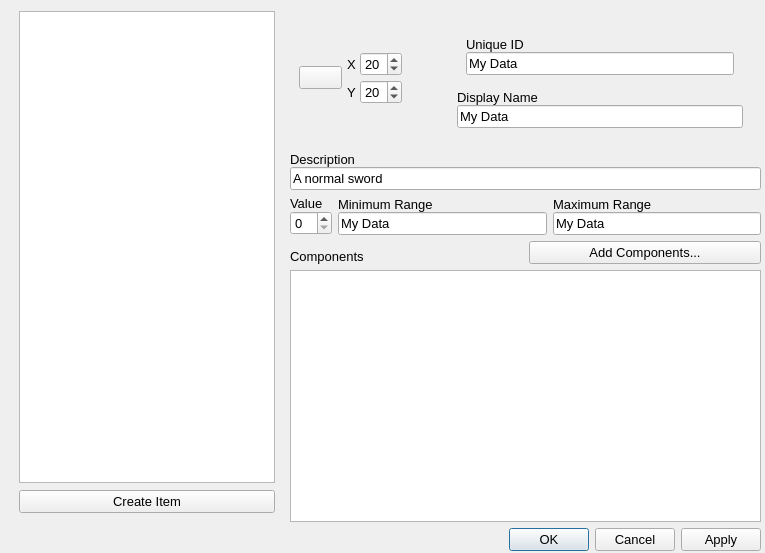
<?xml version="1.0" encoding="UTF-8"?>
<ui version="4.0">
 <class>Dialog</class>
 <widget class="QDialog" name="Dialog">
  <property name="geometry">
   <rect>
    <x>0</x>
    <y>0</y>
    <width>765</width>
    <height>553</height>
   </rect>
  </property>
  <property name="font">
   <font>
    <pointsize>10</pointsize>
    <weight>50</weight>
    <bold>false</bold>
   </font>
  </property>
  <property name="windowTitle">
   <string>Dialog</string>
  </property>
  <widget class="QWidget" name="">
   <property name="geometry">
    <rect>
     <x>10</x>
     <y>10</y>
     <width>751</width>
     <height>541</height>
    </rect>
   </property>
   <layout class="QVBoxLayout" name="verticalLayout_9">
    <item>
     <layout class="QHBoxLayout" name="horizontalLayout_2">
      <item>
       <widget class="QWidget" name="collection" native="true">
        <property name="sizePolicy">
         <sizepolicy hsizetype="Fixed" vsizetype="Preferred">
          <horstretch>0</horstretch>
          <verstretch>0</verstretch>
         </sizepolicy>
        </property>
        <layout class="QVBoxLayout" name="verticalLayout_2">
         <property name="spacing">
          <number>7</number>
         </property>
         <property name="topMargin">
          <number>1</number>
         </property>
         <item>
          <widget class="QListView" name="view"/>
         </item>
         <item>
          <widget class="QPushButton" name="create_button">
           <property name="text">
            <string>Create Item</string>
           </property>
          </widget>
         </item>
        </layout>
       </widget>
      </item>
      <item>
       <layout class="QVBoxLayout" name="verticalLayout_5">
        <item>
         <widget class="QFrame" name="">
          <property name="sizePolicy">
           <sizepolicy hsizetype="Preferred" vsizetype="Fixed">
            <horstretch>0</horstretch>
            <verstretch>0</verstretch>
           </sizepolicy>
          </property>
          <layout class="QHBoxLayout" name="top_section">
           <item>
            <widget class="QWidget" name="item_icon" native="true">
             <layout class="QHBoxLayout" name="horizontalLayout">
              <property name="spacing">
               <number>5</number>
              </property>
              <property name="leftMargin">
               <number>0</number>
              </property>
              <property name="topMargin">
               <number>0</number>
              </property>
              <property name="rightMargin">
               <number>0</number>
              </property>
              <property name="bottomMargin">
               <number>0</number>
              </property>
              <item>
               <widget class="QPushButton" name="icon_button">
                <property name="baseSize">
                 <size>
                  <width>64</width>
                  <height>64</height>
                 </size>
                </property>
                <property name="text">
                 <string/>
                </property>
                <property name="icon">
                 <iconset>
                  <normaloff>../../sprites/faction_icons/BanditEmblem.png</normaloff>../../sprites/faction_icons/BanditEmblem.png</iconset>
                </property>
                <property name="iconSize">
                 <size>
                  <width>64</width>
                  <height>64</height>
                 </size>
                </property>
                <property name="flat">
                 <bool>false</bool>
                </property>
               </widget>
              </item>
              <item>
               <layout class="QFormLayout" name="position_form">
                <property name="fieldGrowthPolicy">
                 <enum>QFormLayout::ExpandingFieldsGrow</enum>
                </property>
                <property name="formAlignment">
                 <set>Qt::AlignLeading|Qt::AlignLeft|Qt::AlignVCenter</set>
                </property>
                <property name="horizontalSpacing">
                 <number>4</number>
                </property>
                <property name="verticalSpacing">
                 <number>4</number>
                </property>
                <item row="0" column="0">
                 <widget class="QLabel" name="label_2">
                  <property name="font">
                   <font>
                    <pointsize>10</pointsize>
                    <weight>50</weight>
                    <bold>false</bold>
                   </font>
                  </property>
                  <property name="text">
                   <string>X</string>
                  </property>
                 </widget>
                </item>
                <item row="0" column="1">
                 <widget class="QSpinBox" name="x_edit">
                  <property name="value">
                   <number>20</number>
                  </property>
                 </widget>
                </item>
                <item row="2" column="0">
                 <widget class="QLabel" name="label_4">
                  <property name="font">
                   <font>
                    <pointsize>10</pointsize>
                    <weight>50</weight>
                    <bold>false</bold>
                   </font>
                  </property>
                  <property name="text">
                   <string>Y</string>
                  </property>
                 </widget>
                </item>
                <item row="2" column="1">
                 <widget class="QSpinBox" name="y_edit">
                  <property name="value">
                   <number>20</number>
                  </property>
                 </widget>
                </item>
               </layout>
              </item>
             </layout>
            </widget>
           </item>
           <item>
            <spacer name="horizontalSpacer">
             <property name="orientation">
              <enum>Qt::Horizontal</enum>
             </property>
             <property name="sizeType">
              <enum>QSizePolicy::Fixed</enum>
             </property>
             <property name="sizeHint" stdset="0">
              <size>
               <width>40</width>
               <height>10</height>
              </size>
             </property>
            </spacer>
           </item>
           <item>
            <widget class="QWidget" name="" native="true">
             <property name="sizePolicy">
              <sizepolicy hsizetype="Preferred" vsizetype="Fixed">
               <horstretch>0</horstretch>
               <verstretch>0</verstretch>
              </sizepolicy>
             </property>
             <layout class="QVBoxLayout" name="name_section">
              <item>
               <widget class="QWidget" name="nid_box" native="true">
                <property name="sizePolicy">
                 <sizepolicy hsizetype="Preferred" vsizetype="Fixed">
                  <horstretch>0</horstretch>
                  <verstretch>0</verstretch>
                 </sizepolicy>
                </property>
                <layout class="QVBoxLayout" name="verticalLayout">
                 <property name="spacing">
                  <number>0</number>
                 </property>
                 <item>
                  <widget class="QLabel" name="label">
                   <property name="enabled">
                    <bool>true</bool>
                   </property>
                   <property name="sizePolicy">
                    <sizepolicy hsizetype="Preferred" vsizetype="Fixed">
                     <horstretch>0</horstretch>
                     <verstretch>0</verstretch>
                    </sizepolicy>
                   </property>
                   <property name="font">
                    <font>
                     <pointsize>10</pointsize>
                     <weight>50</weight>
                     <bold>false</bold>
                    </font>
                   </property>
                   <property name="frameShape">
                    <enum>QFrame::NoFrame</enum>
                   </property>
                   <property name="frameShadow">
                    <enum>QFrame::Plain</enum>
                   </property>
                   <property name="text">
                    <string>Unique ID</string>
                   </property>
                  </widget>
                 </item>
                 <item>
                  <widget class="QLineEdit" name="nid_edit">
                   <property name="font">
                    <font>
                     <pointsize>10</pointsize>
                     <weight>50</weight>
                     <bold>false</bold>
                    </font>
                   </property>
                   <property name="text">
                    <string>My Data</string>
                   </property>
                   <property name="frame">
                    <bool>true</bool>
                   </property>
                   <property name="clearButtonEnabled">
                    <bool>false</bool>
                   </property>
                  </widget>
                 </item>
                </layout>
               </widget>
              </item>
              <item>
               <widget class="QWidget" name="name_box" native="true">
                <property name="sizePolicy">
                 <sizepolicy hsizetype="Preferred" vsizetype="Fixed">
                  <horstretch>0</horstretch>
                  <verstretch>0</verstretch>
                 </sizepolicy>
                </property>
                <layout class="QVBoxLayout" name="verticalLayout_3">
                 <property name="spacing">
                  <number>0</number>
                 </property>
                 <property name="leftMargin">
                  <number>0</number>
                 </property>
                 <property name="topMargin">
                  <number>0</number>
                 </property>
                 <property name="rightMargin">
                  <number>0</number>
                 </property>
                 <property name="bottomMargin">
                  <number>0</number>
                 </property>
                 <item>
                  <widget class="QLabel" name="label_3">
                   <property name="enabled">
                    <bool>true</bool>
                   </property>
                   <property name="sizePolicy">
                    <sizepolicy hsizetype="Fixed" vsizetype="Fixed">
                     <horstretch>0</horstretch>
                     <verstretch>0</verstretch>
                    </sizepolicy>
                   </property>
                   <property name="font">
                    <font>
                     <pointsize>10</pointsize>
                     <weight>50</weight>
                     <bold>false</bold>
                    </font>
                   </property>
                   <property name="frameShape">
                    <enum>QFrame::NoFrame</enum>
                   </property>
                   <property name="frameShadow">
                    <enum>QFrame::Plain</enum>
                   </property>
                   <property name="text">
                    <string>Display Name</string>
                   </property>
                  </widget>
                 </item>
                 <item>
                  <widget class="QLineEdit" name="name_edit">
                   <property name="font">
                    <font>
                     <pointsize>10</pointsize>
                     <weight>50</weight>
                     <bold>false</bold>
                    </font>
                   </property>
                   <property name="text">
                    <string>My Data</string>
                   </property>
                   <property name="frame">
                    <bool>true</bool>
                   </property>
                   <property name="clearButtonEnabled">
                    <bool>false</bool>
                   </property>
                  </widget>
                 </item>
                </layout>
               </widget>
              </item>
             </layout>
            </widget>
           </item>
          </layout>
         </widget>
        </item>
        <item>
         <layout class="QGridLayout" name="main_section">
          <item row="0" column="0" colspan="3">
           <widget class="QWidget" name="desc_box" native="true">
            <layout class="QVBoxLayout" name="verticalLayout_4">
             <property name="spacing">
              <number>0</number>
             </property>
             <property name="leftMargin">
              <number>0</number>
             </property>
             <property name="topMargin">
              <number>0</number>
             </property>
             <property name="rightMargin">
              <number>0</number>
             </property>
             <property name="bottomMargin">
              <number>0</number>
             </property>
             <item>
              <widget class="QLabel" name="label_5">
               <property name="enabled">
                <bool>true</bool>
               </property>
               <property name="font">
                <font>
                 <pointsize>10</pointsize>
                 <weight>50</weight>
                 <bold>false</bold>
                </font>
               </property>
               <property name="frameShape">
                <enum>QFrame::NoFrame</enum>
               </property>
               <property name="frameShadow">
                <enum>QFrame::Plain</enum>
               </property>
               <property name="text">
                <string>Description</string>
               </property>
              </widget>
             </item>
             <item>
              <widget class="QLineEdit" name="desc_edit">
               <property name="font">
                <font>
                 <pointsize>10</pointsize>
                 <weight>50</weight>
                 <bold>false</bold>
                </font>
               </property>
               <property name="text">
                <string>A normal sword</string>
               </property>
               <property name="frame">
                <bool>true</bool>
               </property>
               <property name="clearButtonEnabled">
                <bool>false</bool>
               </property>
              </widget>
             </item>
            </layout>
           </widget>
          </item>
          <item row="1" column="0">
           <widget class="QWidget" name="value_box" native="true">
            <layout class="QVBoxLayout" name="verticalLayout_6">
             <property name="spacing">
              <number>0</number>
             </property>
             <property name="leftMargin">
              <number>0</number>
             </property>
             <property name="topMargin">
              <number>0</number>
             </property>
             <property name="rightMargin">
              <number>0</number>
             </property>
             <property name="bottomMargin">
              <number>0</number>
             </property>
             <item>
              <widget class="QLabel" name="label_6">
               <property name="enabled">
                <bool>true</bool>
               </property>
               <property name="font">
                <font>
                 <pointsize>10</pointsize>
                 <weight>50</weight>
                 <bold>false</bold>
                </font>
               </property>
               <property name="frameShape">
                <enum>QFrame::NoFrame</enum>
               </property>
               <property name="frameShadow">
                <enum>QFrame::Plain</enum>
               </property>
               <property name="text">
                <string>Value</string>
               </property>
              </widget>
             </item>
             <item>
              <widget class="QSpinBox" name="value_edit"/>
             </item>
            </layout>
           </widget>
          </item>
          <item row="1" column="1">
           <widget class="QWidget" name="min_range_box" native="true">
            <layout class="QVBoxLayout" name="verticalLayout_7">
             <property name="spacing">
              <number>0</number>
             </property>
             <property name="leftMargin">
              <number>0</number>
             </property>
             <property name="topMargin">
              <number>0</number>
             </property>
             <property name="rightMargin">
              <number>0</number>
             </property>
             <property name="bottomMargin">
              <number>0</number>
             </property>
             <item>
              <widget class="QLabel" name="label_7">
               <property name="enabled">
                <bool>true</bool>
               </property>
               <property name="font">
                <font>
                 <pointsize>10</pointsize>
                 <weight>50</weight>
                 <bold>false</bold>
                </font>
               </property>
               <property name="frameShape">
                <enum>QFrame::NoFrame</enum>
               </property>
               <property name="frameShadow">
                <enum>QFrame::Plain</enum>
               </property>
               <property name="text">
                <string>Minimum Range</string>
               </property>
              </widget>
             </item>
             <item>
              <widget class="QLineEdit" name="min_range_edit">
               <property name="font">
                <font>
                 <pointsize>10</pointsize>
                 <weight>50</weight>
                 <bold>false</bold>
                </font>
               </property>
               <property name="text">
                <string>My Data</string>
               </property>
               <property name="frame">
                <bool>true</bool>
               </property>
               <property name="clearButtonEnabled">
                <bool>false</bool>
               </property>
              </widget>
             </item>
            </layout>
           </widget>
          </item>
          <item row="1" column="2">
           <widget class="QWidget" name="max_range_box" native="true">
            <layout class="QVBoxLayout" name="verticalLayout_8">
             <property name="spacing">
              <number>0</number>
             </property>
             <property name="leftMargin">
              <number>0</number>
             </property>
             <property name="topMargin">
              <number>0</number>
             </property>
             <property name="rightMargin">
              <number>0</number>
             </property>
             <property name="bottomMargin">
              <number>0</number>
             </property>
             <item>
              <widget class="QLabel" name="label_8">
               <property name="enabled">
                <bool>true</bool>
               </property>
               <property name="font">
                <font>
                 <pointsize>10</pointsize>
                 <weight>50</weight>
                 <bold>false</bold>
                </font>
               </property>
               <property name="frameShape">
                <enum>QFrame::NoFrame</enum>
               </property>
               <property name="frameShadow">
                <enum>QFrame::Plain</enum>
               </property>
               <property name="text">
                <string>Maximum Range</string>
               </property>
              </widget>
             </item>
             <item>
              <widget class="QLineEdit" name="max_range_edit">
               <property name="font">
                <font>
                 <pointsize>10</pointsize>
                 <weight>50</weight>
                 <bold>false</bold>
                </font>
               </property>
               <property name="text">
                <string>My Data</string>
               </property>
               <property name="frame">
                <bool>true</bool>
               </property>
               <property name="clearButtonEnabled">
                <bool>false</bool>
               </property>
              </widget>
             </item>
            </layout>
           </widget>
          </item>
         </layout>
        </item>
        <item>
         <layout class="QGridLayout" name="component_section">
          <item row="0" column="0" alignment="Qt::AlignBottom">
           <widget class="QLabel" name="label_9">
            <property name="font">
             <font>
              <kerning>true</kerning>
             </font>
            </property>
            <property name="text">
             <string>Components</string>
            </property>
           </widget>
          </item>
          <item row="0" column="1">
           <widget class="QPushButton" name="pushButton">
            <property name="text">
             <string>Add Components...</string>
            </property>
           </widget>
          </item>
          <item row="1" column="0" colspan="2">
           <widget class="QListWidget" name="listWidget"/>
          </item>
         </layout>
        </item>
       </layout>
      </item>
     </layout>
    </item>
    <item>
     <widget class="QDialogButtonBox" name="button_box">
      <property name="orientation">
       <enum>Qt::Horizontal</enum>
      </property>
      <property name="standardButtons">
       <set>QDialogButtonBox::Apply|QDialogButtonBox::Cancel|QDialogButtonBox::Ok</set>
      </property>
     </widget>
    </item>
   </layout>
  </widget>
 </widget>
 <resources/>
 <connections>
  <connection>
   <sender>button_box</sender>
   <signal>accepted()</signal>
   <receiver>Dialog</receiver>
   <slot>accept()</slot>
   <hints>
    <hint type="sourcelabel">
     <x>248</x>
     <y>254</y>
    </hint>
    <hint type="destinationlabel">
     <x>157</x>
     <y>274</y>
    </hint>
   </hints>
  </connection>
  <connection>
   <sender>button_box</sender>
   <signal>rejected()</signal>
   <receiver>Dialog</receiver>
   <slot>reject()</slot>
   <hints>
    <hint type="sourcelabel">
     <x>316</x>
     <y>260</y>
    </hint>
    <hint type="destinationlabel">
     <x>286</x>
     <y>274</y>
    </hint>
   </hints>
  </connection>
 </connections>
</ui>
